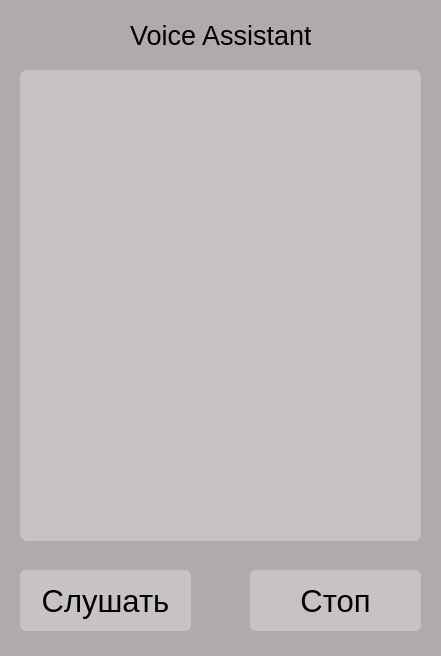
<?xml version="1.0" encoding="UTF-8"?>
<ui version="4.0">
 <class>MainWindow</class>
 <widget class="QMainWindow" name="MainWindow">
  <property name="geometry">
   <rect>
    <x>0</x>
    <y>0</y>
    <width>441</width>
    <height>656</height>
   </rect>
  </property>
  <property name="font">
   <font>
    <pointsize>8</pointsize>
   </font>
  </property>
  <property name="windowTitle">
   <string>MainWindow</string>
  </property>
  <property name="styleSheet">
   <string notr="true">background-color: #b0abab;</string>
  </property>
  <widget class="QWidget" name="centralwidget">
   <widget class="QPushButton" name="pushButton">
    <property name="geometry">
     <rect>
      <x>20</x>
      <y>570</y>
      <width>171</width>
      <height>61</height>
     </rect>
    </property>
    <property name="font">
     <font>
      <pointsize>23</pointsize>
     </font>
    </property>
    <property name="styleSheet">
     <string notr="true">QPushButton {
	background-color: #c7c3c3;
	border-radius: 6;
}

QPushButton:hover {
	background-color: #d9d4d4;
}

QPushButton:pressed {
	background-color: #8a8888;
}</string>
    </property>
    <property name="text">
     <string>Слушать</string>
    </property>
   </widget>
   <widget class="QPushButton" name="pushButton_2">
    <property name="geometry">
     <rect>
      <x>250</x>
      <y>570</y>
      <width>171</width>
      <height>61</height>
     </rect>
    </property>
    <property name="font">
     <font>
      <pointsize>23</pointsize>
     </font>
    </property>
    <property name="styleSheet">
     <string notr="true">QPushButton {
	background-color: #c7c3c3;
	border-radius: 6;
}

QPushButton:hover {
	background-color: #d9d4d4;
}

QPushButton:pressed {
	background-color: #8a8888;
}</string>
    </property>
    <property name="text">
     <string>Стоп</string>
    </property>
   </widget>
   <widget class="QListWidget" name="listWidget">
    <property name="geometry">
     <rect>
      <x>20</x>
      <y>70</y>
      <width>401</width>
      <height>471</height>
     </rect>
    </property>
    <property name="font">
     <font>
      <pointsize>12</pointsize>
     </font>
    </property>
    <property name="styleSheet">
     <string notr="true">QListWidget {
	background-color: #c7c3c3;
	color: black;	
	border-radius: 7;
}</string>
    </property>
   </widget>
   <widget class="QLabel" name="label">
    <property name="geometry">
     <rect>
      <x>130</x>
      <y>20</y>
      <width>181</width>
      <height>31</height>
     </rect>
    </property>
    <property name="font">
     <font>
      <pointsize>20</pointsize>
      <weight>50</weight>
      <italic>false</italic>
      <bold>false</bold>
      <strikeout>false</strikeout>
      <kerning>true</kerning>
     </font>
    </property>
    <property name="text">
     <string>Voice Assistant</string>
    </property>
   </widget>
  </widget>
 </widget>
 <resources/>
 <connections/>
</ui>
